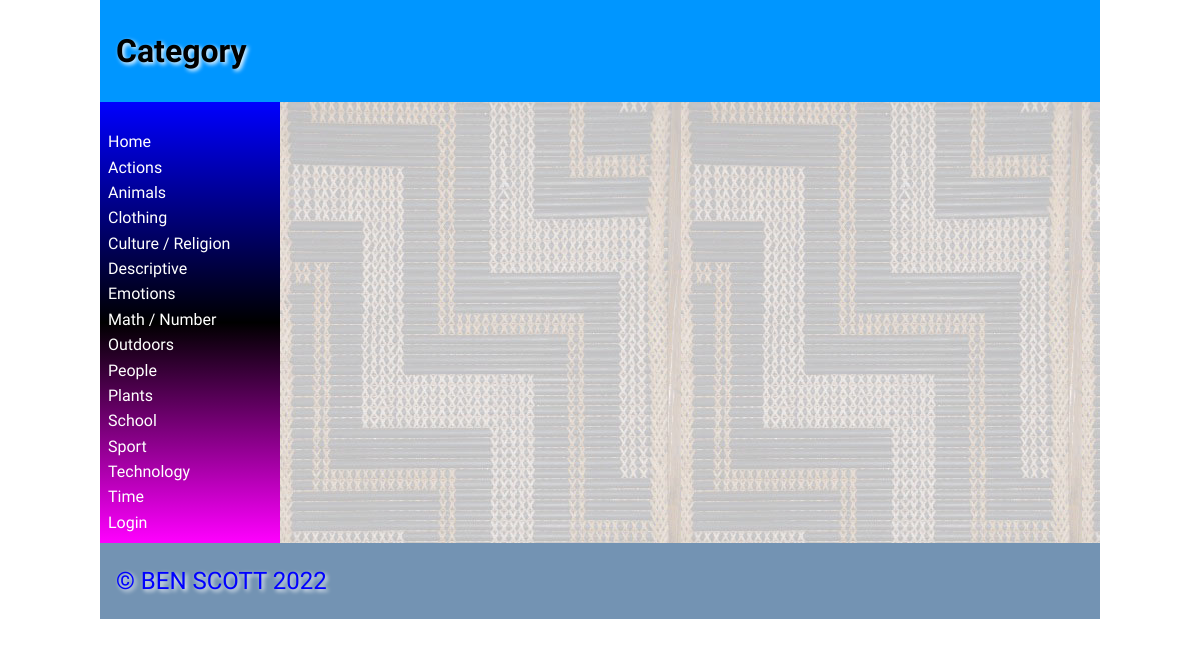
Page /category/1 on the committed database.
### tables this page shows
CREATE TABLE categories
(
	id integer
		constraint categories_pk
			primary key autoincrement,
	category varchar(30)
);

### app.py (the view)
@app.route('/category/<catID>')
def web_categories_page(catID):
    con = create_connection(DATABASE)
    query = "SELECT maori_word, english_word, description, level, id " \
            "FROM words WHERE catID=? ORDER BY maori_word ASC"
    cur = con.cursor()
    cur.execute(query,(catID,))
    words_list = cur.fetchall
    con.close
    return render_template('category.html', words_list=words_list, categories=get_category_list())

### app.py (called while the page is built)
def create_connection(db_file):
    try:
        connection = sqlite3.connect(db_file)
        return connection
    except Error as e:
        print(e)
    return None

def get_category_list():
    con = create_connection(DATABASE)
    query = "SELECT category, id FROM categories ORDER BY category ASC "
    cur = con.cursor()
    cur.execute(query)
    category_list = cur.fetchall()
    con.close
    return category_list

### templates/category.html (shortened to what this page needs)
{%  extends 'base.html' %}
{% block heading %}Category{% endblock %}

### templates/base.html (shortened to what this page needs)
<!doctype html>
<html lang="en">
<head>
	<link href="{{ url_for('static', filename='css/style.css') }}" rel="stylesheet">
</head>
<body>
	<div id="container">
		<header>
			<h1>{% block heading %}MAORI DICTIONARY!{% endblock %}</h1>
		</header>
		<nav>
			<ul>
                <li><a href="/">Home</a></li>
				<div class="category">
				{% for category in categories %}
					<div class ="category-box">
						<li><a href="/category/{{ category[1] }}">{{ category[0] }}</a></li>
					</div>
                {% endfor %}
				</div>
				{% if logged_in %}
				<li><a href="/logout">Log out</a></li>
				{% else %}
				<li><a href="/login">Login</a></li>
				{% endif %}
			</ul>
		</nav>
		<main>
        </main>
		<footer>
			<p>
				&copy; BEN SCOTT 2022
			</p>
		</footer>
	</div>
</body>
</html>

### static/css/style.css (style rules this page uses)
* { font-family: Comfortaa, sans-serif; margin: 0; padding: 0; box-sizing: border-box; }
#container { display: grid; grid-template-columns: 75px auto; grid-template-areas: 'nav header' 'main main' 'footer footer'; }
header { grid-area: header; background-color: #0096FF; padding: 1rem; }
nav { grid-area: nav; }
main { grid-area: main; padding: 1rem; background-color: #edd; }
h1, h2, h3, h4 { padding: 1rem 0; font-family: 'Suez One', serif; color: #000; text-shadow: 2px 2px 4px #fff; }
p { padding: 0.5rem 0; }
a { color: #222; }
footer { grid-area: footer; padding: 1rem; background-color: #7393B3; }
footer p { color: #0000FF; text-shadow: 2px 2px 4px #fff; font-size: 1.5rem; }
@media only screen and (min-width: 768px) { #container { grid-template-columns: 180px auto; grid-template-areas: 'header header' 'nav main' 'footer footer'; } }
@media only screen and (min-width: 768px) { nav { background: linear-gradient(180deg, rgba(0,0,255,1) 0%, rgba(0, 0, 0, 1) 50%, rgba(255,0,255,1) 100%); padding: 0.5rem; } }
@media only screen and (min-width: 768px) { nav ul { list-style: none; } }
@media only screen and (min-width: 768px) { nav li { padding: 0.2rem 0; } }
@media only screen and (min-width: 768px) { nav a { color: #fff; text-decoration: none; } }
@media only screen and (min-width: 768px) { main { background-image: url('/poutama.jpg'); } }
@media only screen and (min-width: 1000px) { #container { width: 1000px; margin: auto; } }

### rows in the picture
categories: category "Actions"
categories: category "Animals"
categories: category "Clothing"
categories: category "Culture / Religion"
categories: category "Descriptive"
categories: category "Emotions"
categories: category "Math / Number"
categories: category "Outdoors"
categories: category "People"
categories: category "Plants"
categories: category "School"
categories: category "Sport"
categories: category "Technology"
categories: category "Time"
